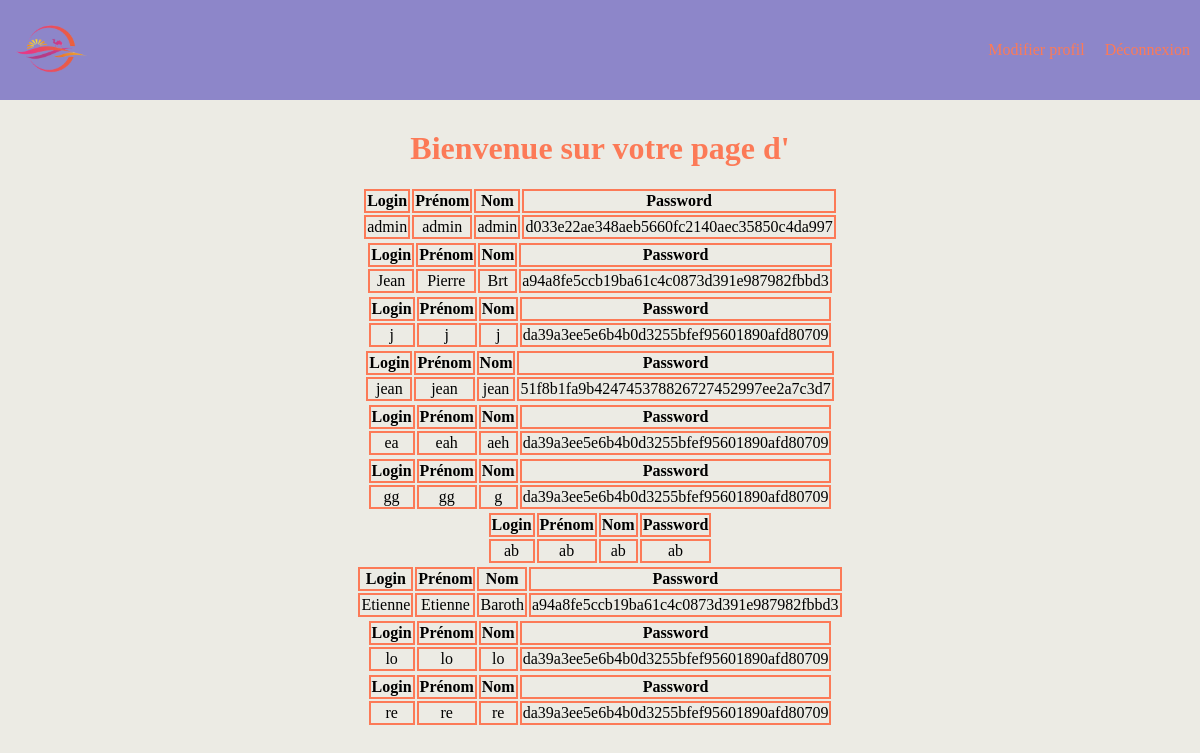
The app's page /admin.php with its own data.
### tables this page shows
CREATE TABLE `utilisateurs` (
  `id` int(11) NOT NULL,
  `login` varchar(255) NOT NULL,
  `prenom` varchar(255) NOT NULL,
  `nom` varchar(255) NOT NULL,
  `password` varchar(255) NOT NULL
);

### admin.php (the view, shortened to what this page needs)
<!DOCTYPE html>
<html lang="fr">
<head>
    <link rel="stylesheet" href="style/style.css">
</head>
<body>
<header>
<div class="head_nav">
    <a href="index.php"><div class="head_logo">
        <img class="logo" src="style/img/logo.png" alt ="logo voyage désert">
    </div></a>
    <div class="head_btn">
        <p><a href="profil.php">Modifier profil</a></p>
        <p><a href="logout.php">Déconnexion</a></p>
    </div>
</div>
</header>
<main>
<?php
$admin = $_SESSION["utilisateur"]["login"];
?>
<h1><?php echo "Bienvenue sur votre page d'$admin";?></h1>
<?php
$database = new PDO('mysql:host=localhost;dbname=moduleconnexion', 'root', '');
$table= $database->query('SELECT* FROM utilisateurs');
$tableUsers = $table->fetchAll();
?>
<?php
foreach($tableUsers as $tableUser): ?>
<div class="adminTable">
<table>
    <tr>
        <th>Login</th>
        <th>Prénom</th>
        <th>Nom</th>
        <th>Password</th>
    </tr>
    <tr>
        <td><?php echo $tableUser["login"]; ?></td>
        <td><?php echo $tableUser["prenom"]; ?></td>
        <td><?php echo $tableUser["nom"]; ?></td>
        <td><?php echo $tableUser["password"]; ?></td>
    </tr>
</table>
</div>
<?php endforeach; ?>
</main>
</body>
</html>

### style/style.css (style rules this page uses)
* { margin: 0; }
body { background-color: #ECEBE4; }
header { background-color: #8D86C9; }
.head_nav { display: flex; align-items: center; }
.head_logo { width: 100px; height: 100px; margin-right: auto; }
.logo { width: 100%; height: 100%; }
.head_btn { display: flex; flex-direction: row; margin-left: auto; }
p { padding: 10px; text-align: justify; }
a { text-decoration: none; color: #FC7A57; }
h1 { text-align: center; position: relative; margin-left: auto; margin-right: auto; margin-top: 30px; margin-bottom: 20px; color: #FC7A57; }
.adminTable { display: flex; justify-content: center; }
th { border: 2px solid #FC7A57; text-align: center; }
td { border: 2px solid #FC7A57; text-align: center; }

### records on screen
utilisateurs: login "admin", prenom "admin", nom "admin", password "d033e22ae348aeb5660fc2140aec35850c4da997"
utilisateurs: login "Jean", prenom "Pierre", nom "Brt", password "a94a8fe5ccb19ba61c4c0873d391e987982fbbd3"
utilisateurs: login "j", prenom "j", nom "j", password "da39a3ee5e6b4b0d3255bfef95601890afd80709"
utilisateurs: login "jean", prenom "jean", nom "jean", password "51f8b1fa9b424745378826727452997ee2a7c3d7"
utilisateurs: login "ea", prenom "eah", nom "aeh", password "da39a3ee5e6b4b0d3255bfef95601890afd80709"
utilisateurs: login "gg", prenom "gg", nom "g", password "da39a3ee5e6b4b0d3255bfef95601890afd80709"
utilisateurs: login "ab", prenom "ab", nom "ab", password "ab"
utilisateurs: login "Etienne", prenom "Etienne", nom "Baroth", password "a94a8fe5ccb19ba61c4c0873d391e987982fbbd3"
utilisateurs: login "lo", prenom "lo", nom "lo", password "da39a3ee5e6b4b0d3255bfef95601890afd80709"
utilisateurs: login "re", prenom "re", nom "re", password "da39a3ee5e6b4b0d3255bfef95601890afd80709"
